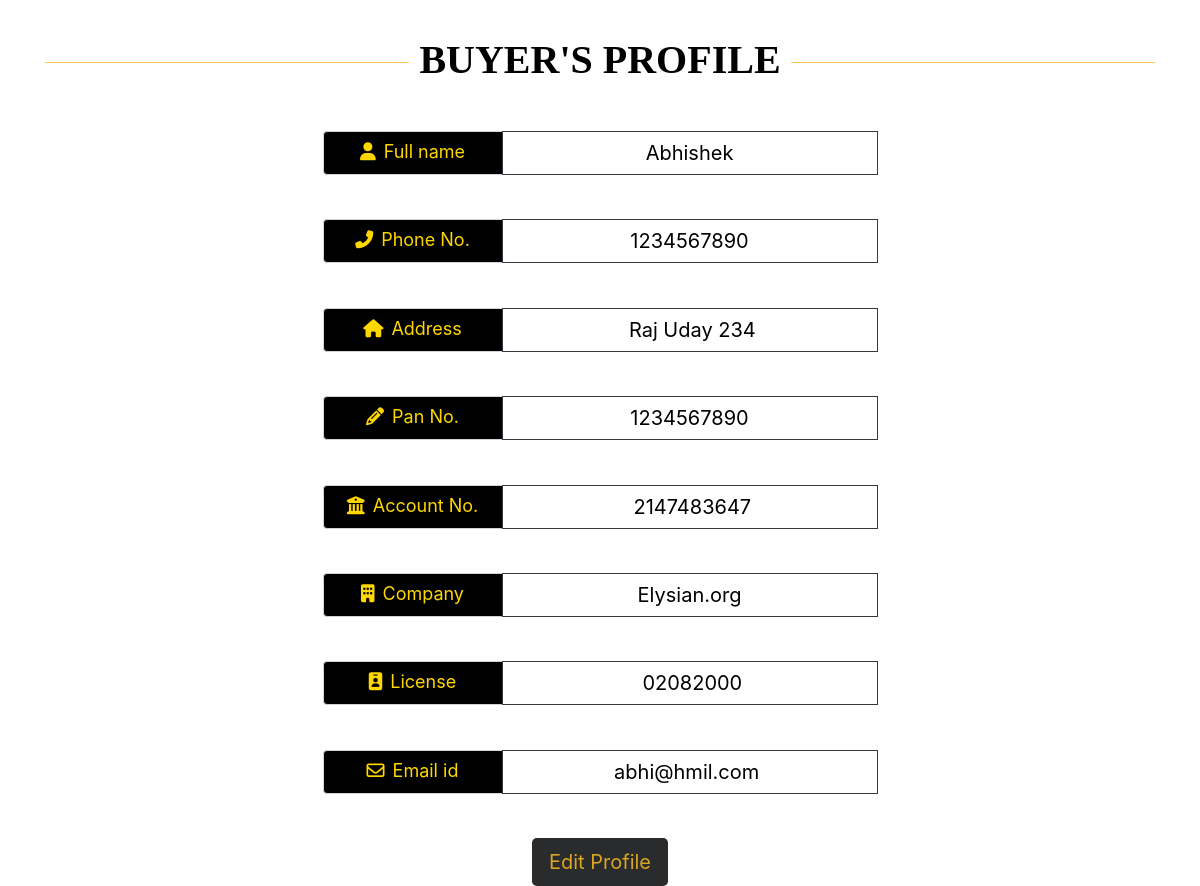
/agri/BuyerPortal2/buyerprofile2.php (signed in), run on the app's committed database.
### tables this page shows
CREATE TABLE `buyerregistration` (
  `buyer_id` int(255) NOT NULL,
  `buyer_name` varchar(30) NOT NULL,
  `buyer_phone` bigint(10) NOT NULL,
  `buyer_addr` text NOT NULL,
  `buyer_comp` varchar(100) NOT NULL,
  `buyer_license` varchar(100) NOT NULL,
  `buyer_bank` int(16) NOT NULL,
  `buyer_pan` varchar(10) NOT NULL,
  `buyer_mail` varchar(20) NOT NULL,
  `buyer_username` varchar(20) NOT NULL,
  `buyer_password` varchar(20) NOT NULL
);

### agri/BuyerPortal2/buyerprofile2.php (the view, shortened to what this page needs)
<?php
    include("../Includes/db.php");
    $sessphonenumber = $_SESSION['phonenumber'];
    $sql="select * from buyerregistration where buyer_phone = '$sessphonenumber'";
    $run_query = mysqli_query($con,$sql);
    while($row = mysqli_fetch_array($run_query))
    {
        $name = $row['buyer_name'];
        $phone = $row['buyer_phone'];
        $address = $row['buyer_addr'];
        $pan = $row['buyer_pan'];
        $bank = $row['buyer_bank'];
        $comp = $row['buyer_comp'];
        $license = $row['buyer_license'];
        $mail = $row['buyer_mail'];
    }
?>
<!DOCTYPE html>
<html lang="en">
<head>
    <link rel="stylesheet" href="https://maxcdn.bootstrapcdn.com/bootstrap/4.4.1/css/bootstrap.min.css">
    <link rel="stylesheet" href="https://cdnjs.cloudflare.com/ajax/libs/font-awesome/4.7.0/css/font-awesome.min.css">
</head>
<body>
    <div class="container">
    <div class="text-center">
        <br>
<br>
        <b>
            <h1 class="guard"><span><b>BUYER'S PROFILE</b></span>
            </h1>
        </b>
        <br>
    </div></div>
    <div class="container" >
        <div class="form">
            <div class="input-group mt-4 s">
                <div class="input-group-prepend ">
                    <span class="input-group-text text  " id="inputGroup-sizing-default" ><i class="fas fa-user mr-2"></i>Full name</span>
                </div>
                <input type="text" readonly class="form-control-plaintext border border-dark" id="staticEmail" value="<?php echo $name?>">
            </div>
            <div class="input-group mt-4 s">
                <div class="input-group-prepend ">
                    <span class="input-group-text text  " id="inputGroup-sizing-default" ><i class="fas fa-phone-alt mr-2"></i>Phone No.</span>
                </div>
                <input type="phonenumber" readonly class="form-control-plaintext border border-dark" id="staticEmail" value="<?php echo $phone ?>">
            </div>
            <div class="input-group mt-4 s">
                <div class="input-group-prepend ">
                    <span class="input-group-text text  " id="inputGroup-sizing-default" ><i class="fas fa-home mr-2"></i>Address</span>
                </div>
                <input type="text" readonly class="form-control-plaintext border border-dark" id="staticEmail" value="<?php echo $address ?>">
            </div>
            <div class="input-group mt-4 s">
                <div class="input-group-prepend ">
                    <span class="input-group-text text  " id="inputGroup-sizing-default" ><i class="fas fa-pencil-alt mr-2"></i>Pan No.</span>
                </div>
                <input type="text" readonly class="form-control-plaintext border border-dark" id="staticEmail" value=" <?php echo $pan ?> ">
            </div>
            <div class="input-group mt-4 s">
                <div class="input-group-prepend ">
                    <span class="input-group-text text  " id="inputGroup-sizing-default" ><i class="fas fa-university mr-2"></i>Account No.</span>
                </div>
                <input type="text" readonly class="form-control-plaintext border border-dark" id="staticEmail" value=" <?php echo $bank ?>">
            </div>
            <div class="input-group mt-4 s">
                <div class="input-group-prepend ">
                    <span class="input-group-text text  " id="inputGroup-sizing-default" ><i class="fas fa-building mr-2"></i>Company</span>
                </div>
                <input type="text" readonly class="form-control-plaintext border border-dark" id="staticEmail" value="<?php echo $comp ?>">
            </div>
            <div class="input-group mt-4 s">
                <div class="input-group-prepend ">
                    <span class="input-group-text text  " id="inputGroup-sizing-default" ><i class="fas fa-id-badge mr-2"></i>License</span>
                </div>
                <input type="text" readonly class="form-control-plaintext border border-dark" id="staticEmail" value=" <?php echo $license?>">
            </div>
            <div class="input-group mt-4 s">
                <div class="input-group-prepend ">
                    <span class="input-group-text text  " id="inputGroup-sizing-default" ><i class="far fa-envelope mr-2"></i>Email id </span>
                </div>
                <input type="text" readonly class="form-control-plaintext border border-dark" id="staticEmail" value="<?php echo $mail?> ">
            </div>
        </div>
        <button type="button" class="btn text-center d-flex mx-auto btn-lg" style="background-color:#292b2c;color:goldenrod">Edit Profile</button>
    </div>
</body>
</html>

### agri/BuyerPortal2/buyerprofile2.php (style rules this page uses)
#staticEmail { text-align:center; border-style:solid; border-color:black; width:30%; font-size:20px; color:black; }
.text { background-color: black; color: gold; font-size:18px; }
input { text-align:center; background-color:#ff5500; width:50%; color:red; }
* { margin: 0; padding: 0; box-sizing: border-box; }
h2, h1 { color: black; }
.s { width: 50%; margin-left: 25%; margin-right: 25%; margin-top:0%; margin-bottom:4%; }
.guard { width: 100%; text-align: center; border-bottom: 1px solid #ffc857; line-height: 0.1em; margin: 10px 0 20px; font-family: serif; }
.guard span { background: white; padding: 0 10px; }
.text { min-width: 180px !important; display: inline-block !important }

### data on the page
buyerregistration: buyer_name "Abhishek", buyer_phone "1234567890", buyer_addr "Raj Uday 234", buyer_pan "1234567890", buyer_bank "2147483647", buyer_comp "Elysian.org", buyer_license "02082000", buyer_mail "abhi@hmil.com"
